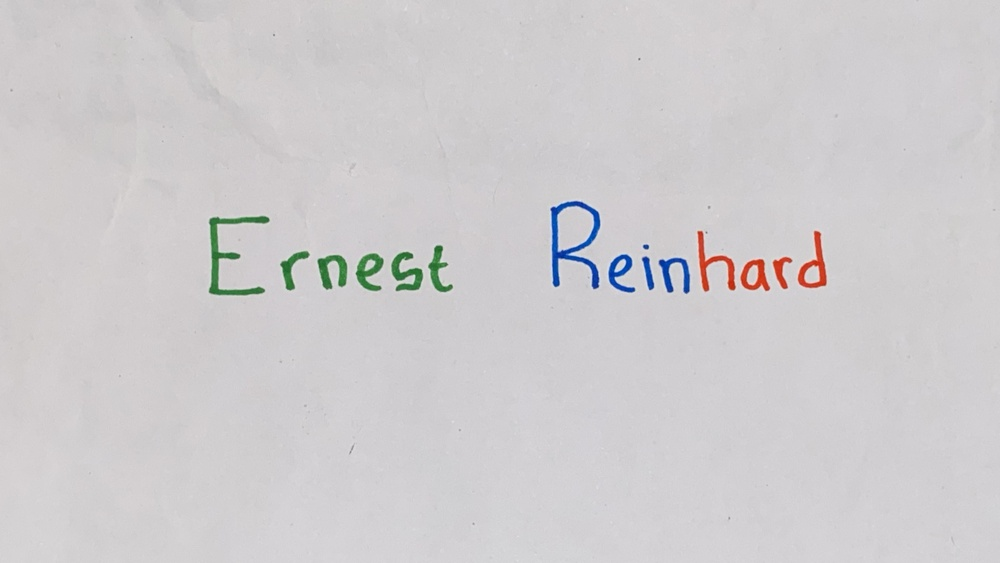
#> input picture foto_nama.jpg, 1000 x 563 px, shrunk from 3310 x 1862 before the run
$ jupyter execute No1_202331240.ipynb
#> lines starting #> are read from the running program, lines starting #| are printed output that depends on the picture
[cell 1]
import cv2
import numpy as np
import matplotlib.pyplot as plt

def plot_histogram(img, title):
    plt.figure()

    if len(img.shape) == 2 or (len(img.shape) == 3 and img.shape[2] == 1):
        hist = cv2.calcHist([img], [0], None, [256], [0, 256])
        plt.plot(hist, color='gray')

    else:
        colors = ('r', 'g', 'b')
        for i, col in enumerate(colors):
            hist = cv2.calcHist([img], [i], None, [256], [0, 256])
            plt.plot(hist, color=col)

    plt.xlim([0, 256])
    plt.title('Histogram ' + title)
    plt.xlabel('Nilai Intensitas')
    plt.ylabel('Jumlah Piksel')
    plt.show()

image = cv2.imread('foto_nama.jpg')
#> image is the input picture: shape (563, 1000, 3); mean B, G, R 205.7, 203.9, 206.1
color_image = cv2.cvtColor(image, cv2.COLOR_BGR2RGB)

r = color_image[:, :, 0]
g = color_image[:, :, 1]
b = color_image[:, :, 2]

fig, axs = plt.subplots(2, 2, figsize=(12, 12))

axs[0, 0].set_title('Citra Kontras')
axs[0, 0].imshow(color_image)
axs[0, 0].axis('off')

axs[0, 1].set_title('Merah')
axs[0, 1].imshow(r, cmap='gray')
axs[0, 1].axis('on')

axs[1, 0].set_title('Hijau')
axs[1, 0].imshow(g, cmap='gray')
axs[1, 0].axis('on')

axs[1, 1].set_title('Biru')
axs[1, 1].imshow(b, cmap='gray')
axs[1, 1].axis('on')

plt.tight_layout()
plt.show()
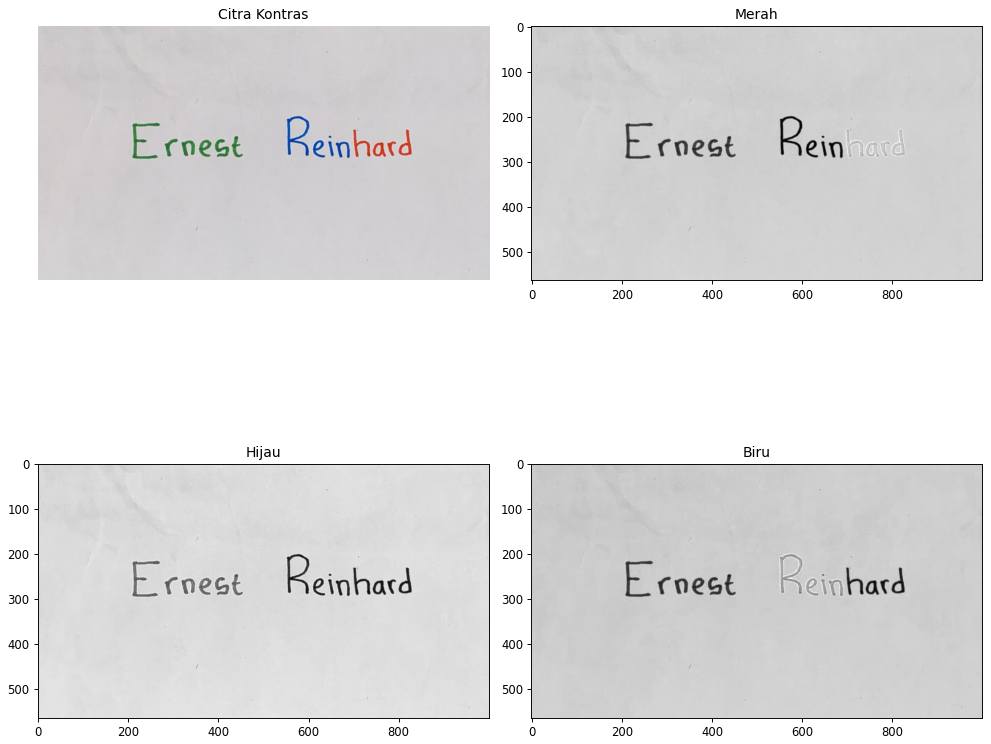
#> figure drawn by matplotlib, 4 panels

[cell 2]
plot_histogram(color_image, 'Citra Kontras (RGB)')
#> in plot_histogram, `plt.show()`:
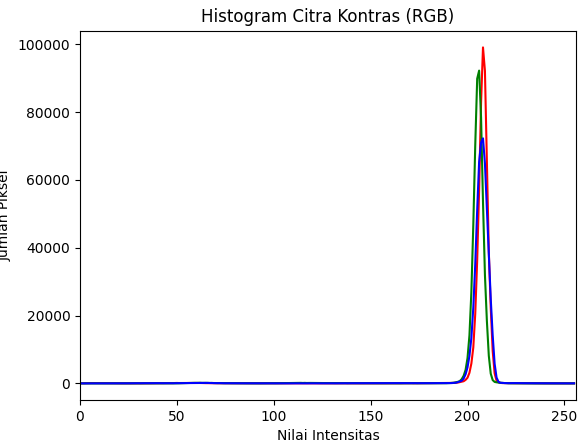
#> figure drawn by matplotlib, 1 panel; curve peaks at x = 208, y = 99098; curve peaks at x = 206, y = 92252; curve peaks at x = 208, y = 72280
plot_histogram(r, 'Merah')
#> call 2 of plot_histogram, with title = 'Merah'
#> in plot_histogram (call 2), `hist = cv2.calcHist([img], [0], None, [256], [0, 256])`: hist = 256 values, max 99098 at index 208, min 4 at index 252, mean 2199.2
#> in plot_histogram (call 2), `plt.show()`:
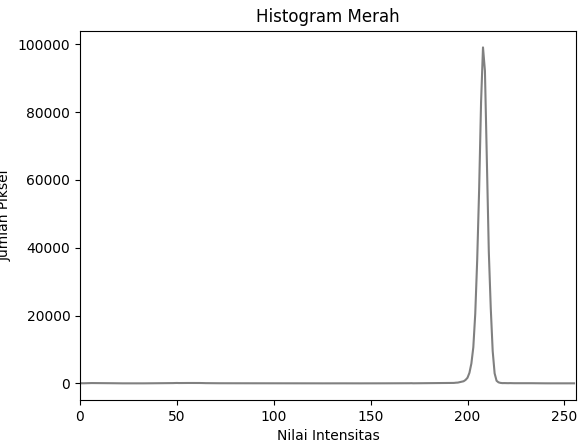
#> figure drawn by matplotlib, 1 panel; curve peaks at x = 208, y = 99098
plot_histogram(g, 'Hijau')
#> call 3 of plot_histogram, with title = 'Hijau'
#> in plot_histogram (call 3), `hist = cv2.calcHist([img], [0], None, [256], [0, 256])`: hist = 256 values, max 92252 at index 206, min 0 at index 0, mean 2199.2
#> in plot_histogram (call 3), `plt.show()`:
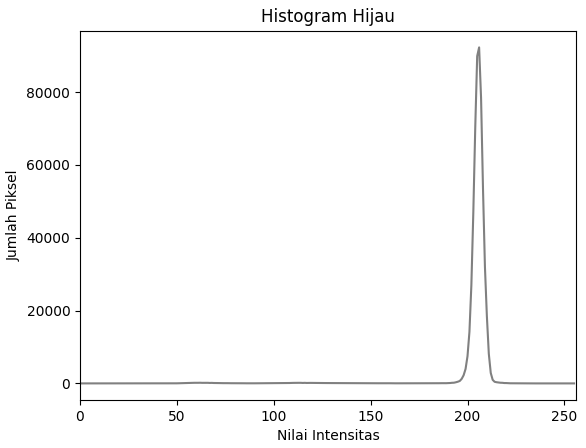
#> figure drawn by matplotlib, 1 panel; curve peaks at x = 206, y = 92252
plot_histogram(b, 'Biru')
#> call 4 of plot_histogram, with title = 'Biru'
#> in plot_histogram (call 4), `hist = cv2.calcHist([img], [0], None, [256], [0, 256])`: hist = 256 values, max 72280 at index 208, min 0 at index 0, mean 2199.2
#> in plot_histogram (call 4), `plt.show()`:
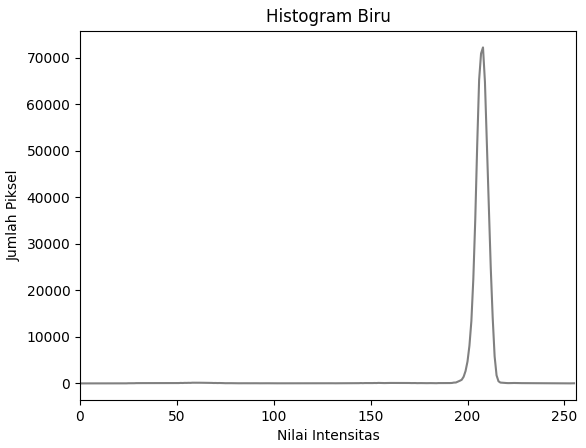
#> figure drawn by matplotlib, 1 panel; curve peaks at x = 208, y = 72280
